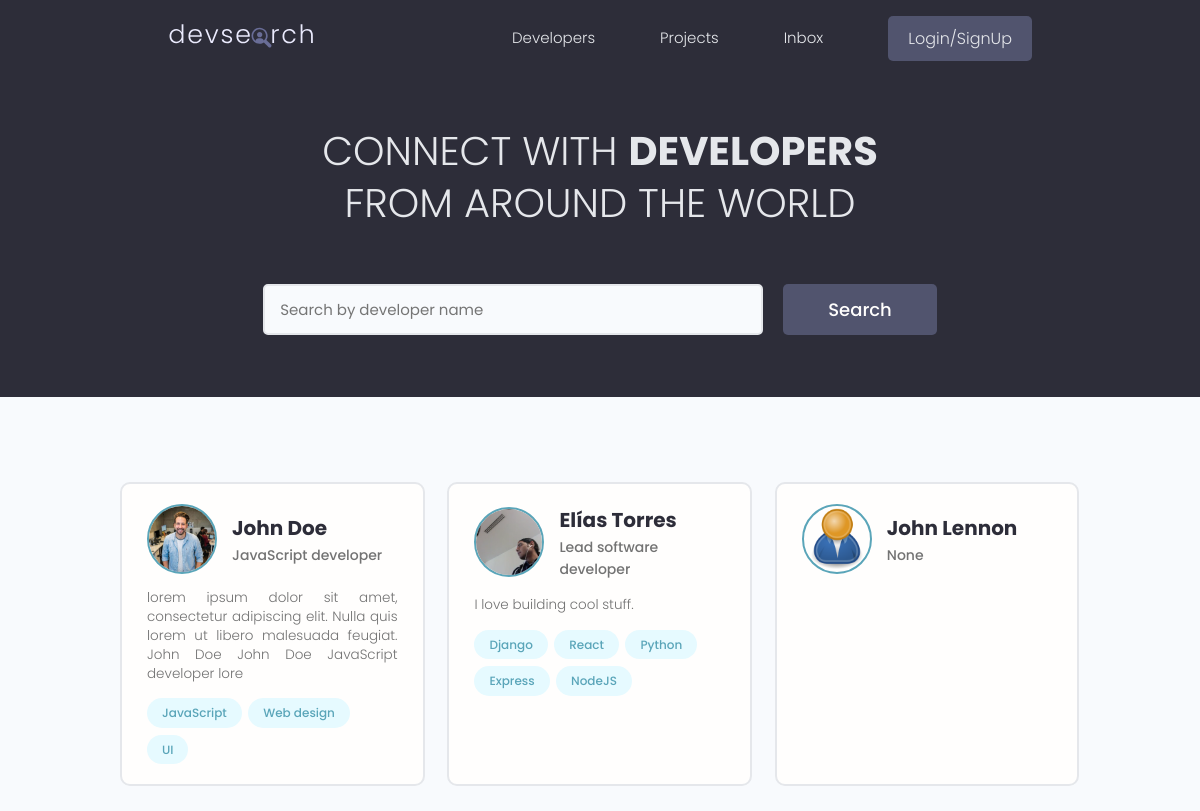
The page / on the database its author committed.
### developer/models.py (models this page shows, shortened)
class Developer(models.Model):
    id = models.UUIDField(default=uuid.uuid4,
                          primary_key=True, unique=True, editable=False)
    user = models.OneToOneField(User, on_delete=models.CASCADE, null=True)
    name = models.CharField(max_length=200, blank=True, null=True)
    email = models.EmailField(max_length=200, blank=True, null=True)
    username = models.CharField(max_length=200, blank=True, null=True)
    location = models.CharField(max_length=200, blank=True, null=True)
    short_intro = models.CharField(max_length=200, blank=True, null=True)
    bio = models.TextField(blank=True, null=True)
    profile_image = models.ImageField(
        upload_to='profiles/', blank=True, null=True, default='profiles/user-default.png')
    social_github = models.CharField(max_length=200, blank=True, null=True)
    social_twitter = models.CharField(max_length=200, blank=True, null=True)
    social_linkedin = models.CharField(max_length=200, blank=True, null=True)
    social_youtube = models.CharField(max_length=200, blank=True, null=True)
    social_website = models.CharField(max_length=200, blank=True, null=True)
    social_stackoverflow = models.CharField(
        max_length=200, blank=True, null=True)
    created = models.DateTimeField(auto_now_add=True)

class Skill(models.Model):
    id = models.UUIDField(default=uuid.uuid4,
                          primary_key=True, unique=True, editable=False)
    developer = models.ForeignKey(Developer, on_delete=models.CASCADE)
    name = models.CharField(max_length=200, blank=True, null=True)
    description = models.TextField(blank=True, null=True)
    created = models.DateTimeField(auto_now_add=True)
    def __str__(self):
        return str(self.name)

### developer/views.py (the view)
# urls.py: path('', views.profiles, name='profiles'),
def profiles(request):
    template_name = 'developer/profiles.html'
    developers = Developer.objects.all()
    context = {'developers': developers}
    return render(request, template_name, context)

### developer/templates/developer/profiles.html (shortened to what this page needs)
{% extends 'main.html'%}
{% load static %}
{% block content%}
<main class="home">
    <section class="hero-section text-center">
        <div class="container container--narrow">
            <div class="hero-section__box">
                <h2>CONNECT WITH <span>DEVELOPERS</span></h2>
                <h2>FROM AROUND THE WORLD</h2>
            </div>
            <div class="hero-section__search">
                <form class="form" action="#" method="get">
                    <div class="form__field">
                        <input class="input input--text" id="formInput#search" type="text" name="text"
                            placeholder="Search by developer name" />
                    </div>
                    <input class="btn btn--sub btn--lg" type="submit" value="Search" />
                </form>
            </div>
        </div>
    </section>
    <section class="devlist">
        <div class="container">
            <div class="grid grid--three">
                {% for developer in developers %}
                <div class="column card">
                    <div class="dev">
                        <a href="{% url 'developer:profile' developer.id %}" class="card__body">
                            <div class="dev__profile">
                                <img class="avatar avatar--md" src="{{ developer.profile_image.url }}"
                                    alt="{{ developer.name }}" />
                                <div class="dev__meta">
                                    <h3>{{ developer.name }}</h3>
                                    <h5>{{ developer.short_intro|slice:"60" }}</h5>
                                </div>
                            </div>
                            <p class="dev__info">
                                {{ developer.bio|slice:"150" }}
                            </p>
                            <div class="dev__skills">
                                {% for skill in developer.skill_set.all|slice:"5" %}
                                <span class="tag tag--pill tag--main">
                                    <small>{{ skill }}</small>
                                </span>
                                {% endfor %}
                            </div>
                        </a>
                    </div>
                </div>
                {% endfor %}
            </div>
        </div>
    </section>
</main>
{% endblock %}

### static/styles/app.css (style rules this page uses)
:root { --color-sub: #2d2d39; }
.btn--sub { background-color: var(--color-sub-light); }
.card { border: 2px solid var(--color-light); }
img { width: 100%; }
.hero-section { height: 40vh; display: flex; align-items: center; background-color: var(--color-sub); }
.hero-section__box { margin-bottom: 4rem; }
.hero-section__box > h2, .hero-section__box > h2 > span { font-size: 4rem; color: var(--color-light); line-height: 1.3; text-transform: uppercase; }
.hero-section__box > h2 { font-weight: 300; }
.hero-section__box > h2 > span { font-weight: 700; }
.hero-section__search > .form { display: flex; align-items: center; justify-content: center; gap: 2rem; }
.hero-section__search > .form input.input--text { width: 50rem; }
.devlist { margin-top: 8rem; }
.devlist .grid { align-items: stretch; }
.devlist .dev .dev__profile { display: flex; align-items: center; gap: 1.5rem; }
.devlist .dev .dev__meta h3 { color: var(--color-sub); font-size: 2rem; font-weight: 700; }
.devlist .dev .dev__meta h5 { color: var(--color-text); font-size: 1.4rem; font-weight: 500; }
.devlist .dev .dev__info { margin: 1.5rem 0; font-size: 1.35rem; line-height: 1.4; text-align: justify; }

### static/uikit/styles/modules/_variables.css (style rules this page uses)
:root { --color-main: #5aa5b9; --color-main-light: #e6faff; --color-sub: #3f4156; --color-sub-light: #51546e; --color-sub-lighter: #ededfd; --color-text: #737373; --color-gray: #8b8b8b; --color-light: #e5e7eb; --color-light-gray: #767676; --color-bg: #f8fafd; --color-white: #fffefd; --color-white-light: #f3f3f3; --color-success: #359e64; --color-success-bg: #def8e8; --color-error: #fc4b0b; --color-error-bg: #fff2ee; --font-base: 'Poppins', arial, helvetica, 'Segoe UI', roboto, ubuntu, sans-serif; --font-monospace: 'Fira Code', 'Courier New', courier, monospace; --font-regular: 300; --font-medium: 500; --font-bold: 700; --generic-shadow: 1px 1px 5px #00000010; --generic-transition: all 0.3s ease-in-out; }

### static/uikit/styles/modules/_base.css (style rules this page uses)
* { margin: 0; padding: 0; box-sizing: border-box; text-rendering: optimizeLegibility; color: inherit; font-size: inherit; }
html { font-size: 50%; }
@media only screen and (min-width: 480px) { html { font-size: 56.25%; } }
@media only screen and (min-width: 1200px) { html { font-size: 62.5%; } }
body { line-height: 1.6; font-weight: 400; font-size: 1.5rem; color: var(--color-text); background-color: var(--color-bg); min-height: 100vh; }

### static/uikit/styles/modules/_typography.css (style rules this page uses)
* { font-family: var(--font-base); }
h2 { font-size: 3.6rem; font-weight: var(--font-bold); }
h3 { font-size: 3.2rem; font-weight: var(--font-medium); }
h5 { font-size: 2.4rem; font-weight: var(--font-medium); }
h5, h6 { font-weight: var(--font-regular); }
p, span, strong { font-size: 1.6rem; color: var(--color-text); font-weight: var(--font-regular); }
a { padding-bottom: 2px; text-decoration: none; display: inline-block; color: var(--color-main); font-weight: var(--font-medium); }

### static/uikit/styles/modules/_utilities.css (style rules this page uses)
.container { width: 92%; max-width: 165rem; margin: 0 auto; box-sizing: border-box; }
.container--narrow { width: 92%; max-width: 120rem; }
@media screen and (min-width: 1000px) { .container { width: 90%; } }
@media screen and (min-width: 1000px) { .container--narrow { width: 85%; } }
@media screen and (min-width: 1200px) { .container { width: 80%; } }
@media screen and (min-width: 1200px) { .container--narrow { width: 72%; } }
.text-center { text-align: center; }

### static/uikit/styles/modules/_avatar.css (style rules this page uses)
.avatar { border-radius: 50%; border: 2px solid var(--color-main); object-fit: cover; }
.avatar--md { height: 7rem; width: 7rem; }

### static/uikit/styles/modules/_button.css (style rules this page uses)
.btn { display: inline-block; position: relative; cursor: pointer; background-color: var(--color-light); font-weight: var(--font-medium); color: var(--color-sub); text-decoration: none; padding: 1rem 2rem; border-radius: 0.5rem; border: none; width: -webkit-fit-content; width: -moz-fit-content; width: fit-content; height: -webkit-fit-content; height: -moz-fit-content; height: fit-content; font-size: 1.6rem; outline-width: 0; outline-color: transparent; -webkit-backface-visibility: hidden; backface-visibility: hidden; transition: all 0.3s ease-in-out; }
.btn--sub { background-color: var(--color-sub); color: var(--color-white); }
.btn--lg { font-size: 1.8rem; padding: 1.2rem 4.5rem; }

### static/uikit/styles/modules/_card.css (style rules this page uses)
.card { border-radius: 1rem; background-color: var(--color-white); border: 1.5px solid var(--color-light); width: auto; height: auto; margin-top: 0.5rem; margin-bottom: 0.5rem; overflow: hidden; }
.card__body, .card__header { padding: 2rem 2.5rem; }

### rows shown on the page
Developer: profile_image (picture), name "John Doe", short_intro "JavaScript developer", bio "lorem ipsum dolor sit amet, consectetur adipiscing elit. Nulla quis lorem ut libero malesuada feugiat. John Doe John Doe JavaScript developer lore"
Skill: name "JavaScript"
Skill: name "Web design"
Skill: name "UI"
Developer: profile_image (picture), name "Elías Torres", short_intro "Lead software developer", bio "I love building cool stuff."
Skill: name "Django"
Skill: name "React"
Skill: name "Python"
Skill: name "Express"
Skill: name "NodeJS"
Developer: profile_image (placeholder picture), name "John Lennon", short_intro "None"
